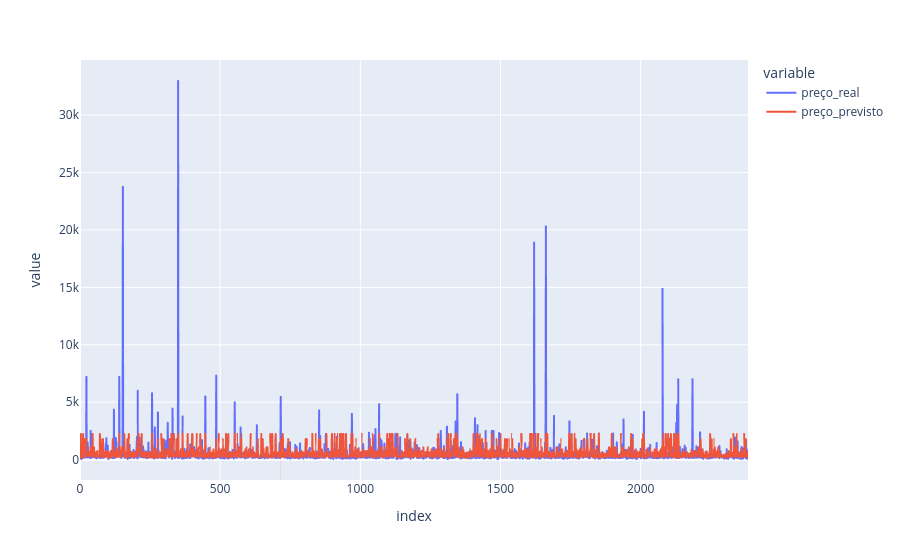

The notebook cell saved with this chart:
### Code cell
df_resultados_arvore = pd.DataFrame({
    'id_imovel': X_test['id'],       # Busca o ID original que ficou de fora do treino
    'preço_real': y_test,             # A nota real (Target)
    'preço_previsto': y_pred      # A nota que a árvore calculou
})
df_resultados_arvore.reset_index(drop=True, inplace=True)
df_resultados_arvore['erro'] = (df_resultados_arvore['preço_real'] - df_resultados_arvore['preço_previsto']).abs() / df_resultados_arvore['preço_real'] 


fig = px.line(df_resultados_arvore, y=['preço_real', 'preço_previsto'])
fig.show()
print(df_resultados_arvore[df_resultados_arvore['erro'] >=0.1].head())

### Figure 1 — Plotly figure (JSON) as saved in the notebook; plotly's stock layout.template omitted (floating-point values rounded to 4 significant figures; data arrays with more than 128 entries replaced by an {"elided": "..."} marker saying what was removed)
{"data": [{"hovertemplate": "variable=preço_real<br>index=%{x}<br>value=%{y}<extra></extra>", "legendgroup": "preço_real", "line": {"color": "#636efa", "dash": "solid"}, "marker": {"symbol": "circle"}, "mode": "lines", "name": "preço_real", "showlegend": true, "type": "scattergl", "x": {"elided": "2384 int values"}, "xaxis": "x", "y": {"elided": "2384 float values"}, "yaxis": "y"}, {"hovertemplate": "variable=preço_previsto<br>index=%{x}<br>value=%{y}<extra></extra>", "legendgroup": "preço_previsto", "line": {"color": "#EF553B", "dash": "solid"}, "marker": {"symbol": "circle"}, "mode": "lines", "name": "preço_previsto", "showlegend": true, "type": "scattergl", "x": {"elided": "2384 int values"}, "xaxis": "x", "y": {"elided": "2384 float values"}, "yaxis": "y"}], "layout": {"legend": {"title": {"text": "variable"}, "tracegroupgap": 0}, "margin": {"t": 60}, "xaxis": {"anchor": "y", "domain": [0, 1], "title": {"text": "index"}}, "yaxis": {"anchor": "x", "domain": [0, 1], "title": {"text": "value"}}}}
